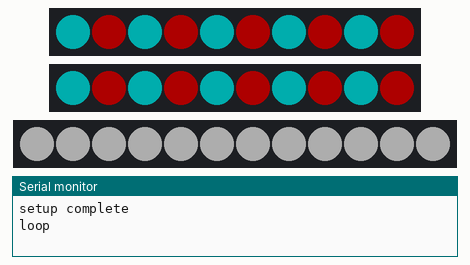
A sketch run on a simulated Arduino Uno, built with avr-gcc and run on an emulated ATmega328P. Shown: 2 × 10 RGB LEDs in strip order, left to right, 12 RGB LEDs in strip order, left to right, the last lines printed to the serial monitor. Dim RGB values are drawn brighter than linear.

Above: at 0.1 s.
At 1.52 s:
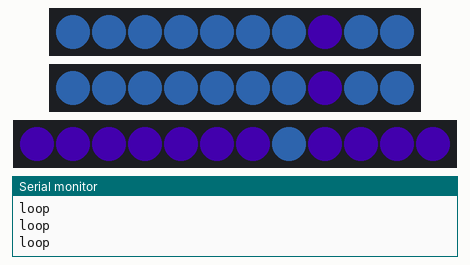
At 3.15 s:
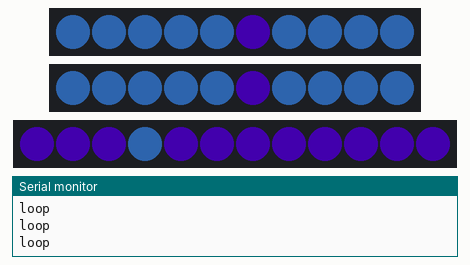
At 6.4 s:
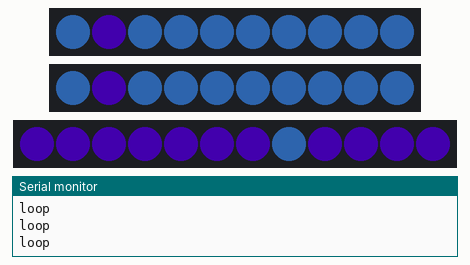
At 9.64 s:
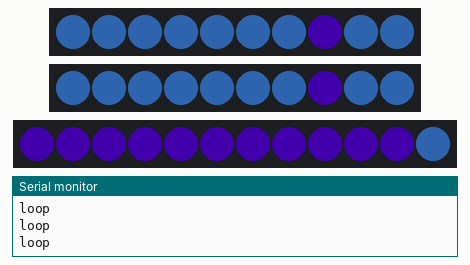
At 12.89 s:
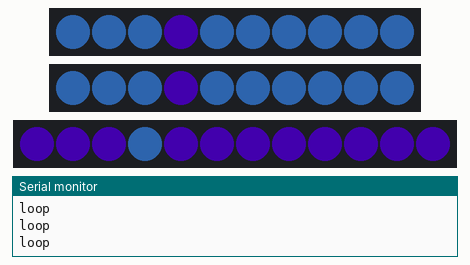

The sketch:

look_one.ino
```cpp
#include <Wire.h>
#include <SPI.h>
#include <Adafruit_NeoPixel.h>

#define RIGHT_PIN    6
#define LEFT_PIN     5
#define HEAD_PIN     4
#define RIGHT_COUNT 10
#define LEFT_COUNT  10
#define HEAD_COUNT  12

// LED strip
Adafruit_NeoPixel right(RIGHT_COUNT, RIGHT_PIN, NEO_GRB + NEO_KHZ800);
Adafruit_NeoPixel left(LEFT_COUNT, LEFT_PIN, NEO_GRB + NEO_KHZ800);
Adafruit_NeoPixel head(HEAD_COUNT, HEAD_PIN, NEO_GRB + NEO_KHZ800);

uint32_t colors[3];
int iterator = 0;

void setup() {
  Serial.begin(9600);
  right.begin();
  left.begin();
  head.begin();

  right.show();
  left.show();
  head.show();

  right.setBrightness(50); // Sets the brightness to ~1/5 of max
  left.setBrightness(50);
  head.setBrightness(50);

  colors[0] = right.Color(70, 150, 255);
  colors[1] = right.Color(50, 200, 255);
  colors[2] = right.Color(100, 0, 255);

  for(int i = 0; i < head.numPixels(); i++) {
    head.setPixelColor(i, head.Color(255, 255, 255));
  }


  for(int i = 0; i < left.numPixels(); i++) {
    if(i % 2 == 0) {
      left.setPixelColor(i, left.Color(0, 255, 255));
      right.setPixelColor(i, right.Color(0, 255, 255));
    } else {
      left.setPixelColor(i, left.Color(255, 0, 0));
      right.setPixelColor(i, right.Color(255, 0, 0));
    }
  }
  left.show();
  right.show();
  head.show();
  Serial.println("setup complete");
}

void loop() {
  Serial.println("loop");
  iterator++;
  delay(200);
  for(int i = 0; i < head.numPixels(); i++) {
    head.setPixelColor(i, colors[2]);
    left.setPixelColor(i, colors[0]);
    right.setPixelColor(i,colors[0]);
  }

  head.setPixelColor(iterator % HEAD_COUNT, colors[0]);
  left.setPixelColor(iterator % LEFT_COUNT, colors[2]);
  right.setPixelColor(iterator % RIGHT_COUNT, colors[2]);
  left.show();
  right.show();
  head.show();
}
```

Measured:
- by itself, everything shown: repeats every 12.2 s, in 60 steps
